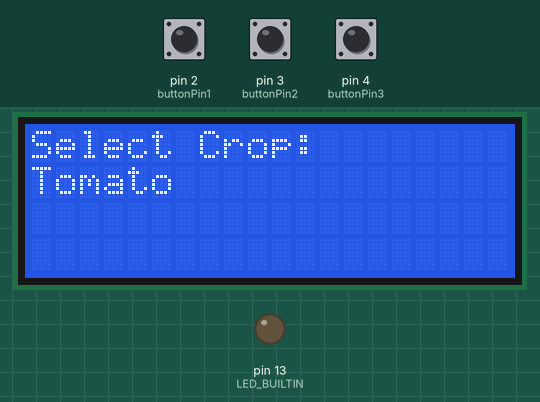
This sketch was run on a simulated Arduino Uno, built for the host (arithmetic inside an expression is 32-bit, double 64-bit). On the bench: 20×4 character LCD, output pins drawn as LEDs (lit = HIGH). The inputs (shaded band) are chosen by the test bench; at power-on: pin 3 (buttonPin2) HIGH, pin 4 (buttonPin3) HIGH, pin 2 (buttonPin1) HIGH. Pins used as bus, display or sensor lines are not drawn; what the sketch prints to the serial monitor is not drawn.

Above: at 3.8 s.
3.9 s: pin 3 (buttonPin2) pulled LOW for 3.2 s
At 9.6 s:
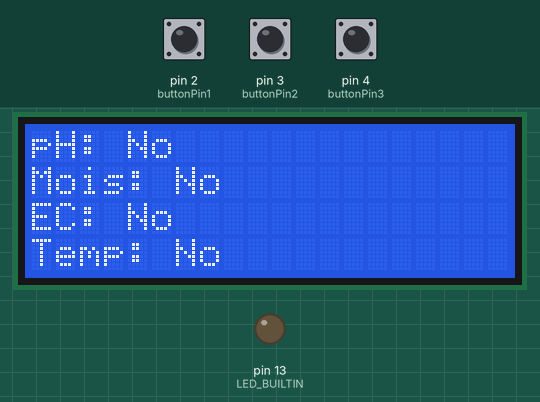
10.0 s: pin 4 (buttonPin3) pulled LOW for 3.2 s
At 12.7 s:
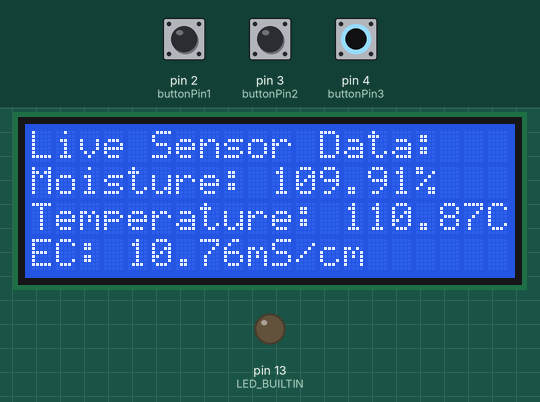
15.9 s: pin 2 (buttonPin1) pulled LOW for 3.2 s
At 19.0 s:
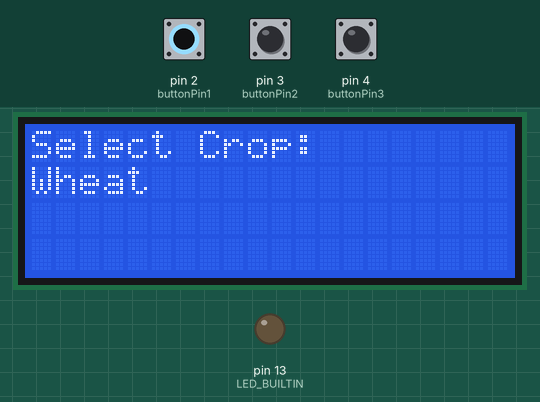
20.6 s: pin 2 (buttonPin1) pulled LOW for 1 s
At 21.6 s:
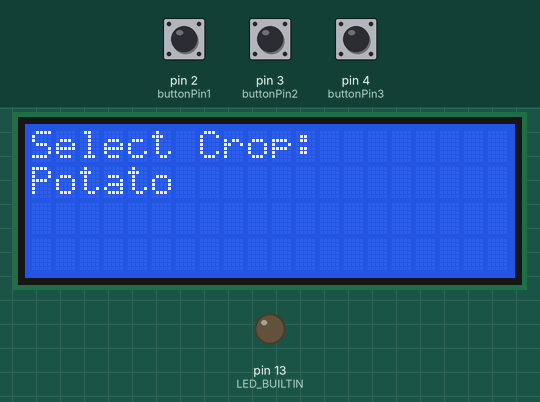
23.1 s: pin 3 (buttonPin2) pulled LOW for 1 s
At 24.7 s:
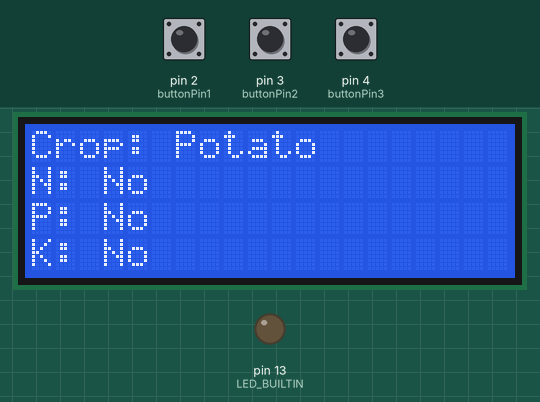
28.5 s: pin 2 (buttonPin1) pulled LOW for 3.2 s
At 30.8 s:
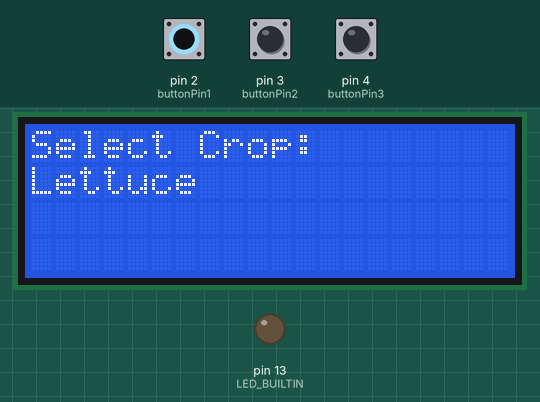
Timing chart, 0 to 32.3 s (numbered marks = the images above; inputs shaded):
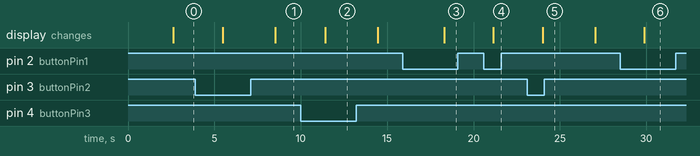

The sketch:

finalprgmegaproject.ino
```cpp
#include <Wire.h>
#include <LiquidCrystal_I2C.h>
#include <AltSoftSerial.h>
#include <Ethernet.h>

#include <LiquidCrystal_I2C.h>
#define RE 6
#define DE 7

LiquidCrystal_I2C lcd(0x27, 20, 4);  // Address 0x27, 20 columns, 4 rows
const int buttonPin1 = 2;  // Pin for changing crop name
const int buttonPin2 = 3;  // Pin for selecting crop
const int buttonPin3 = 4;  // Pin for live sensor data display

const byte temp[] = {0x01,0x03, 0x00, 0x13, 0x00, 0x01, 0x75, 0xcf};
const byte mois[]  = {0x01,0x03,0x00,0x12,0x00,0x01,0x24,0x0F};
const byte econ[] = {0x01,0x03, 0x00, 0x15, 0x00, 0x01, 0x95, 0xce};
const byte ph[] = {0x01,0x03, 0x00, 0x06, 0x00, 0x01, 0x64, 0x0b};
const byte nitro[] = { 0x01, 0x03, 0x00, 0x1E, 0x00, 0x01, 0xE4, 0x0C };
const byte phos[] = { 0x01, 0x03, 0x00, 0x1f, 0x00, 0x01, 0xb5, 0xcc };
const byte pota[] = { 0x01, 0x03, 0x00, 0x20, 0x00, 0x01, 0x85, 0xc0 };

byte values[11];
AltSoftSerial mod;

// Define the names of crops
String crops[] = {"Tomato", "Wheat", "Potato", "Lettuce", "Corn", "Sugar Cane", "Rice", "Jowar", "Bajra", "Mung"};
int currentCropIndex = 0;

// Define the NPK recommendations for each crop
float npkRecommendations[][3] = {
  {150.0, 75.0, 175.0},  // Tomato
  {200.0, 45.0, 60.0},   // Wheat
  {115.0, 150.0, 115.0},   // Potato
  {35.0, 55.0, 55.0},    // Lettuce
  {200.0, 45.0, 55.0},   // Corn
  {100.0, 60.0, 160.0},   // Sugar Cane
  {150.0, 75.0, 100.0},  // Rice
  {100.0, 50.0, 80.0},   // Jowar
  {100.0, 60.0, 115.0},    // Bajra
  {35.0, 45.0, 60.0}     // Mung
};

// Define the pH recommendations for each crop
float phRecommendations[] = {6.4, 6.7, 5.7, 6.2, 6.5, 6.7, 6.2, 6.0, 6.7, 6.5};

// Define the EC recommendations for each crop
float ecRecommendations[] = {2.0, 1.5, 1.2, 0.8, 1.5, 1.5, 1.0 , 1.8, 1.0, 0.6};

// Define the temperature recommendations for each crop (in degrees Celsius)
float temperatureRecommendations[] = {21, 15, 17, 14, 24, 25, 27, 28, 30, 30};

// Define the moisture recommendations for each crop (in percentage)
float moistureRecommendations[] = {70, 60, 75, 75, 65, 77, 85, 60, 65, 65};

// Define assumed sensor values
float nitrogenValue;
float phosphorusValue;
float potassiumValue;
float pHValue;
float ecValue;
float moistu12;
float temperatureValue;
float moistureValue;
unsigned long previousMillis = 0;   // will store last time sensor values were updated
unsigned long printMillis = 0;      // will store last time sensor values were printed
const long sensorInterval = 100;    // interval at which to read sensor values (milliseconds)
const long printInterval = 1000;
unsigned long buttonPress1Time = 0;   // store last time button 1 was pressed
unsigned long buttonPress2Time = 0;
unsigned long buttonPress3Time = 0;   // store last time button 3 was pressed

float averageReadings(float (*readFunction)(), int numReadings) {
  float total = 0;
  for (int i = 0; i < numReadings; i++) {
    total += readFunction();
    delay(10);  // delay between readings
  }
  return total / numReadings;
}
void setup() {
  lcd.init();                      // Initialize LCD
  lcd.backlight();
  Serial.begin(9600);
  mod.begin(9600);
  pinMode(RE, OUTPUT);
  pinMode(DE, OUTPUT);                // Turn on backlight
  pinMode(buttonPin1, INPUT_PULLUP);
  pinMode(buttonPin2, INPUT_PULLUP);
  pinMode(buttonPin3, INPUT_PULLUP);   // New button for live sensor data display
  pinMode(LED_BUILTIN, OUTPUT);
  pinMode(13, OUTPUT);
  lcd.setCursor(3, 0);
  lcd.print("IOT based soil ");
  lcd.setCursor(0, 1);
  lcd.print("fertility monitoring");
  lcd.setCursor(7, 2);
  lcd.print(" system ");
  delay(2500);
  lcd.clear();
  displayCropName();
}

void loop() {

  moistureValue  = moisture()/2.32;

    temperatureValue = temperature() /2.3;
    ecValue = econduc()/23.7;
    pHValue = phydrogen() / 25;
    nitrogenValue = nitrogen();
    phosphorusValue = phosphorous();
    potassiumValue = potassium();

  unsigned long currentMillis = millis();  // current time

  // Task 1: Read sensor values
  if (currentMillis - previousMillis >= sensorInterval) {
    // Read sensor values
  moistureValue = moisture()/2.32;

    temperatureValue = temperature() /2.3;
    ecValue = econduc()/23.7;
    pHValue = phydrogen() / 25;
    nitrogenValue = nitrogen();
    phosphorusValue = phosphorous();
    potassiumValue = potassium();

    previousMillis = currentMillis;
  }

  // Task 2: Check and handle button presses
  int buttonState1 = digitalRead(buttonPin1);
  int buttonState2 = digitalRead(buttonPin2);
  int buttonState3 = digitalRead(buttonPin3);  // New button state

  if (buttonState1 == LOW && currentMillis - buttonPress1Time > 300) {
    buttonPress1Time = currentMillis;
    currentCropIndex = (currentCropIndex + 1) % (sizeof(crops) / sizeof(crops[0]));
     displayCropName();
  }

  if (buttonState2 == LOW && currentMillis - buttonPress2Time > 300) {
    buttonPress2Time = currentMillis;
    analyzeSoilAndDisplay();
  }

  if (buttonState3 == LOW && currentMillis - buttonPress3Time > 300) {
    buttonPress3Time = currentMillis;
   displayLiveSensorData();// Call function to display live sensor data
  }

  // Task 3: Print sensor values
  if (currentMillis - printMillis >= printInterval) {
    // Print sensor values
    Serial.print(moistureValue);
    Serial.print(',');
    Serial.print(temperatureValue);
    Serial.print(',');
    Serial.print(ecValue);
    Serial.print(',');
    Serial.print(pHValue);
    Serial.print(',');
    Serial.print(nitrogenValue);
    Serial.print(',');
    Serial.print(phosphorusValue);
    Serial.print(',');
    Serial.println(potassiumValue);

    // Update last print time
    printMillis = currentMillis;
  }
}

void displayCropName() {
  lcd.clear();
  lcd.setCursor(0, 0);
  lcd.print("Select Crop:");

  lcd.setCursor(0, 1);
  lcd.print(crops[currentCropIndex]);
}

void analyzeSoilAndDisplay() {
  lcd.clear();
  lcd.setCursor(0, 0);
  lcd.print("Crop: ");
  lcd.print(crops[currentCropIndex]);

  lcd.setCursor(0, 1);
  lcd.print("N: ");
  if (nitrogenValue < npkRecommendations[currentCropIndex][0]) {
    lcd.print("Add ");
    lcd.print(npkRecommendations[currentCropIndex][0] - nitrogenValue);
    lcd.print(" mg/kg");
  } else {
    lcd.print("No");
  }

  lcd.setCursor(0, 2);
  lcd.print("P: ");
  if (phosphorusValue < npkRecommendations[currentCropIndex][1]) {
    lcd.print("Add ");
    lcd.print(npkRecommendations[currentCropIndex][1] - phosphorusValue);
    lcd.print(" mg/kg");
  } else {
    lcd.print("No");
  }

  lcd.setCursor(0, 3);
  lcd.print("K: ");
  if (potassiumValue < npkRecommendations[currentCropIndex][2]) {
    lcd.print("Add ");
    lcd.print(npkRecommendations[currentCropIndex][2] - potassiumValue);
    lcd.print(" mg/kg");
  } else {
    lcd.print("No");
  }
 delay(3000);
 lcd.clear();
  lcd.setCursor(0, 0);
  lcd.print("pH: ");
  if (pHValue < phRecommendations[currentCropIndex]) {
    lcd.print("Adj ");
    lcd.print(phRecommendations[currentCropIndex]);
  } else {
    lcd.print("No");
  }

  lcd.setCursor(0, 2);
  lcd.print("EC: ");
  if (ecValue < ecRecommendations[currentCropIndex]) {
    lcd.print("Adj ");
    lcd.print(ecRecommendations[currentCropIndex] - ecValue);
    lcd.print(" mS/cm");
  } else {
    lcd.print("No");
  }

  lcd.setCursor(0, 3);
  lcd.print("Temp: ");
  if (temperatureValue < temperatureRecommendations[currentCropIndex]) {
    lcd.print("Adj ");
    lcd.print(temperatureRecommendations[currentCropIndex]);
    lcd.print("C");
  } else {
    lcd.print("No");
  }

  lcd.setCursor(0, 1);
  lcd.print("Mois: ");
  if (moistureValue < moistureRecommendations[currentCropIndex]) {
    lcd.print("Adj ");
    lcd.print(moistureRecommendations[currentCropIndex]);
    lcd.print("%");
  } else {
    lcd.print("No");
  }
}
void displayLiveSensorData() {
  // Display live sensor data until the button is released
  while (digitalRead(buttonPin3) == LOW) {
    lcd.clear();
    lcd.setCursor(0, 0);
    lcd.print("Live Sensor Data:");
    lcd.setCursor(0, 1);
    lcd.print("Moisture: ");
    lcd.print(moistureValue);
    lcd.print("%");
    lcd.setCursor(0, 2);
    lcd.print("Temperature: ");
    lcd.print(temperatureValue);
    lcd.print("C");
    lcd.setCursor(0, 3);
    lcd.print("EC: ");
    lcd.print(ecValue);
    lcd.print("mS/cm");
    delay(3000);
    lcd.clear();
    // Print NPK values
   lcd.setCursor(0, 0);
    lcd.print("pH:");
    lcd.print(pHValue);
    lcd.setCursor(0, 1);
    lcd.print("N:");
    lcd.print(nitrogenValue);
     lcd.print("mg/kg");
    lcd.setCursor(0, 2);
    lcd.print("P:");
    lcd.print(phosphorusValue);
      lcd.print("mg/kg");
     lcd.setCursor(0, 3);
    lcd.print("K:");
    lcd.print(potassiumValue);
      lcd.print("mg/kg");

    delay(1000); // Update display every second
  }
}
byte moisture() {
  // clear the receive buffer
  mod.flushInput();

  // switch RS-485 to transmit mode
  digitalWrite(DE, HIGH);
  digitalWrite(RE, HIGH);
  delay(1);

  // write out the message
  for (uint8_t i = 0; i < sizeof(mois); i++) mod.write(mois[i]);

  // wait for the transmission to complete
  mod.flush();

  // switching RS485 to receive mode
  digitalWrite(DE, LOW);
  digitalWrite(RE, LOW);

  // delay to allow response bytes to be received!
  delay(200);

  // read in the received bytes
  for (byte i = 0; i < 7; i++) {
    values[i] = mod.read();
    // Serial.print(values[i], HEX);
    // Serial.print(' ');
  }
  return values[4];
}

byte temperature() {
  // clear the receive buffer
  mod.flushInput();

  // switch RS-485 to transmit mode
  digitalWrite(DE, HIGH);
  digitalWrite(RE, HIGH);
  delay(1);

  // write out the message
  for (uint8_t i = 0; i < sizeof(temp); i++) mod.write(temp[i]);

  // wait for the transmission to complete
  mod.flush();

  // switching RS485 to receive mode
  digitalWrite(DE, LOW);
  digitalWrite(RE, LOW);

  // delay to allow response bytes to be received!
  delay(200);

  // read in the received bytes
  for (byte i = 0; i < 7; i++) {
    values[i] = mod.read();
    // Serial.print(values[i], HEX);
    // Serial.print(' ');
  }
  return values[3]<<8|values[4];
}

byte econduc() {
  // clear the receive buffer
  mod.flushInput();

  // switch RS-485 to transmit mode
  digitalWrite(DE, HIGH);
  digitalWrite(RE, HIGH);
  delay(1);

  // write out the message
  for (uint8_t i = 0; i < sizeof(econ); i++) mod.write(econ[i]);

  // wait for the transmission to complete
  mod.flush();

  // switching RS485 to receive mode
  digitalWrite(DE, LOW);
  digitalWrite(RE, LOW);

  // delay to allow response bytes to be received!
  delay(200);

  // read in the received bytes
  for (byte i = 0; i < 7; i++) {
    values[i] = mod.read();
    // Serial.print(values[i], HEX);
    // Serial.print(' ');
  }
  return values[4];
}

byte phydrogen() {
  // clear the receive buffer
  mod.flushInput();
  // switch RS-485 to transmit mode
  digitalWrite(DE, HIGH);
  digitalWrite(RE, HIGH);
  delay(1);

  // write out the message
  for (uint8_t i = 0; i < sizeof(ph); i++) mod.write(ph[i]);

  // wait for the transmission to complete
  mod.flush();

  // switching RS485 to receive mode
  digitalWrite(DE, LOW);
  digitalWrite(RE, LOW);

  // delay to allow response bytes to be received!
  delay(200);

  // read in the received bytes
  for (byte i = 0; i < 7; i++) {
    values[i] = mod.read();
    // Serial.print(values[i], HEX);
    // Serial.print(' ');
  }
  return values[4];
}

byte nitrogen() {
  // clear the receive buffer
  mod.flushInput();

  // switch RS-485 to transmit mode
  digitalWrite(DE, HIGH);
  digitalWrite(RE, HIGH);
  delay(1);

  // write out the message
  for (uint8_t i = 0; i < sizeof(nitro); i++) mod.write(nitro[i]);

  // wait for the transmission to complete
  mod.flush();

  // switching RS485 to receive mode
  digitalWrite(DE, LOW);
  digitalWrite(RE, LOW);

  // delay to allow response bytes to be received!
  delay(200);

  // read in the received bytes
  for (byte i = 0; i < 7; i++) {
    values[i] = mod.read();
    // Serial.print(values[i], HEX);
    // Serial.print(' ');
  }
  return values[4];
}

byte phosphorous() {
  mod.flushInput();
  digitalWrite(DE, HIGH);
  digitalWrite(RE, HIGH);
  delay(1);
  for (uint8_t i = 0; i < sizeof(phos); i++) mod.write(phos[i]);
  mod.flush();
  digitalWrite(DE, LOW);
  digitalWrite(RE, LOW);
  // delay to allow response bytes to be received!
  delay(200);
  for (byte i = 0; i < 7; i++) {
    values[i] = mod.read();
    // Serial.print(values[i], HEX);
    // Serial.print(' ');
  }
  return values[4];
}

byte potassium() {
  mod.flushInput();
  digitalWrite(DE, HIGH);
  digitalWrite(RE, HIGH);
  delay(1);
  for (uint8_t i = 0; i < sizeof(pota); i++) mod.write(pota[i]);
  mod.flush();
  digitalWrite(DE, LOW);
  digitalWrite(RE, LOW);
  // delay to allow response bytes to be received!
  delay(200);
  for (byte i = 0; i < 7; i++) {
    values[i] = mod.read();
    // Serial.print(values[i], HEX);
    // Serial.print(' ');
  }
  return values[4];
}
```

Measured:
- after the input at 3.9 s, the display: first changes after 1.6 s (image 1 shows a later state)
- after the input at 10.0 s, the display: changes after 1.4 s (image 2)
- after the input at 15.9 s, the display: changes after 2.4 s (image 3)
- after the input at 20.6 s, the display: changes after 0.55 s (image 4)
- after the input at 23.1 s, the display: changes after 0.91 s (image 5)
- after the input at 28.5 s, the display: changes after 1.4 s (image 6)
